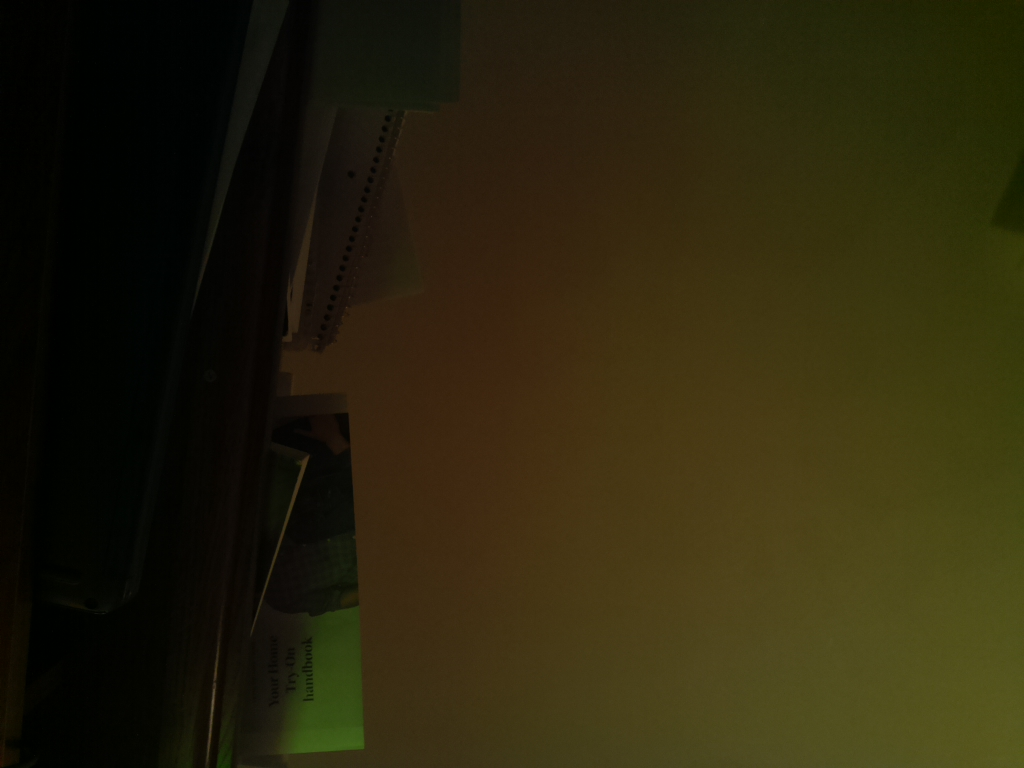
#> input picture image_A.jpg, 1024 x 768 px
$ python boom_track_debug.py
#> lines starting #> are read from the running program, lines starting #| are printed output that depends on the picture; after the words box and inside, x2 and y2 are one past the last pixel; in counts of white or black regions, pixels touching at a corner belong together
# -*- coding: utf-8 -*-
"""
This script will serve as the main function set used for the operations of boom
tracking algorithm.

"""

import cv2
import numpy as np
from matplotlib import pyplot as plt


def threshhold_images(image_A, image_B):
    #
    #img_gray_A = cv2.cvtColor(image_A, cv2.COLOR_BGR2GRAY)
    #img_gray_B = cv2.cvtColor(image_B, cv2.COLOR_BGR2GRAY)
    img_gray_A = image_A
    img_gray_B = image_B
    #
    gaus_adapt_A = cv2.adaptiveThreshold(img_gray_A, 255, cv2.ADAPTIVE_THRESH_GAUSSIAN_C, \
                                       cv2.THRESH_BINARY, 91, 12)
    gaus_adapt_B = cv2.adaptiveThreshold(img_gray_B, 255, cv2.ADAPTIVE_THRESH_GAUSSIAN_C, \
                                       cv2.THRESH_BINARY, 91, 12)

    return gaus_adapt_A, gaus_adapt_B
##


image_A = cv2.imread('image_A.jpg', 1)
#> image_A is the input picture: shape (768, 1024, 3); mean B, G, R 12.6, 36.2, 41.9
img_gray_A = cv2.cvtColor(image_A, cv2.COLOR_BGR2GRAY)
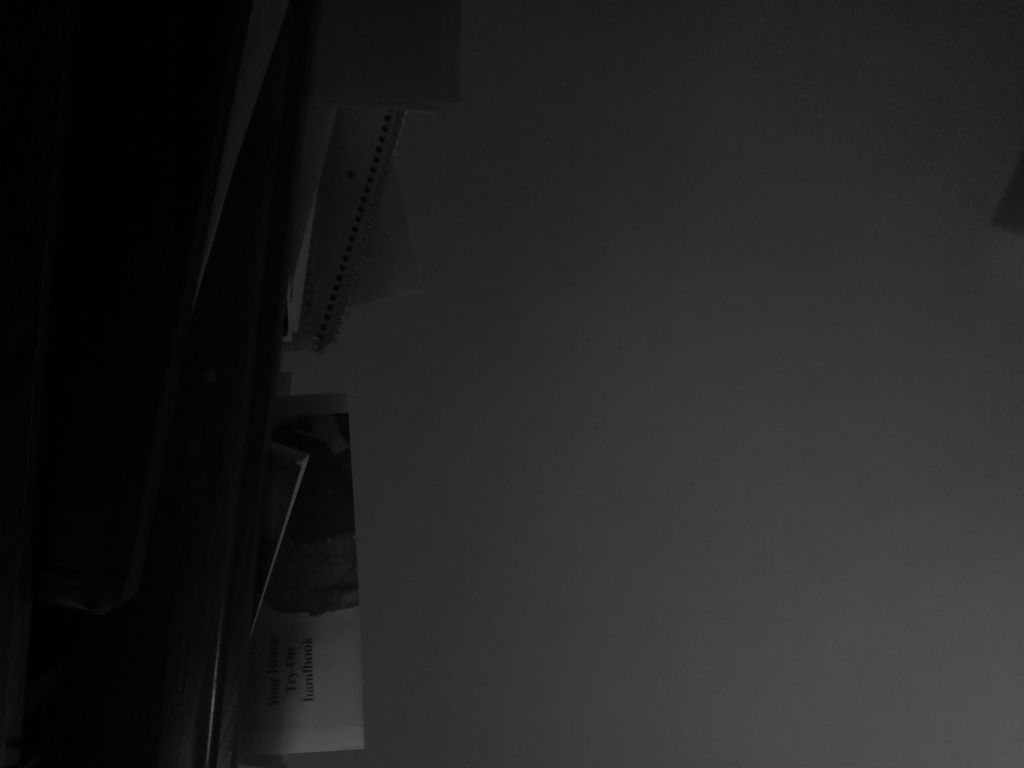
#> img_gray_A: shape (768, 1024); min 0, max 89, mean 35.2
img_gray_B = img_gray_A

gaus_adapt_A, gaus_adapt_B = threshhold_images(img_gray_A, img_gray_B)
#> in threshhold_images, `gaus_adapt_A = cv2.adaptiveThreshold(img_gray_A, 255, cv2.ADAPTIVE_THR..`:
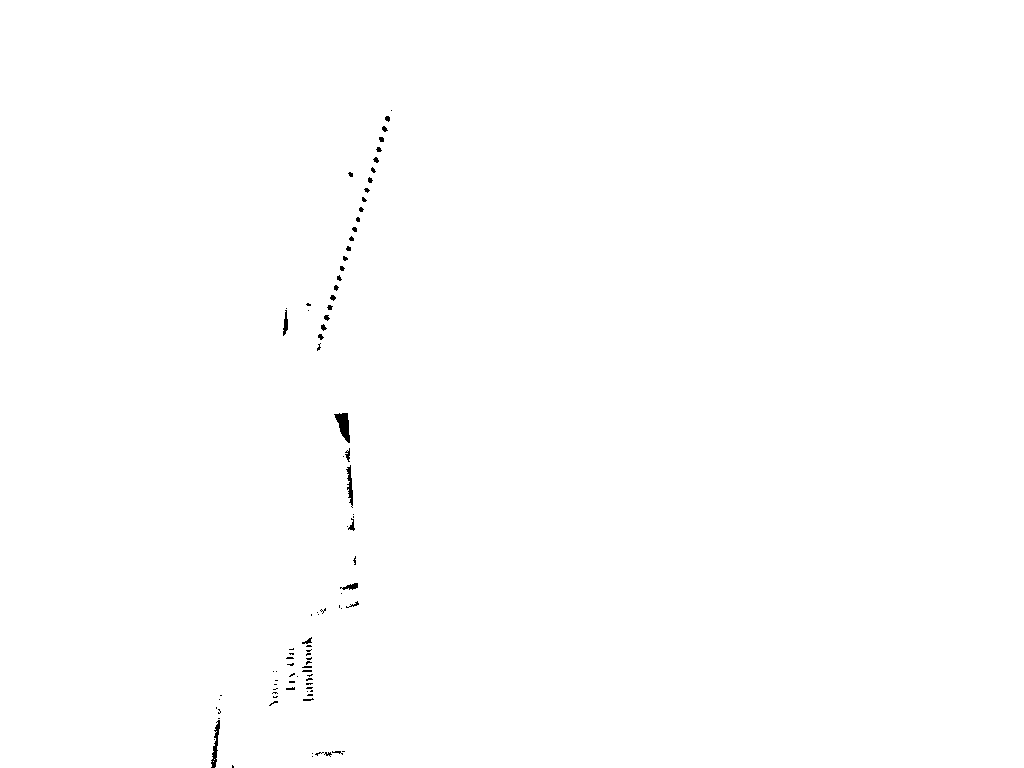
#> gaus_adapt_A: shape (768, 1024); 99.8% white; 94 black regions (67 under 20 px)
cnts_A = cv2.findContours(gaus_adapt_A, 1, 2)
#> cnts_A = 120 contours, 76 with area under 20; largest, box (x1, y1, x2, y2) and area: (0, 0, 1024, 768) 784405, (333, 412, 351, 444) 304, (345, 464, 354, 507) 188, (282, 309, 289, 337) 104, (341, 582, 359, 591) 84
cnts = cnts_A[0]
#> cnts has the same summary as cnts_A

ii = 1;
for c in cnts:
	# compute the center of the contour
    M = cv2.moments(c)
    if int(M["m00"]) != 0:
        cX = int(M["m10"] / M["m00"])
        cY = int(M["m01"] / M["m00"])
   #
    if ii == 1:
#> (the run stopped early here; a loop or call above may not have finished)

$ run again, with image_B.jpg copied over image_A.jpg
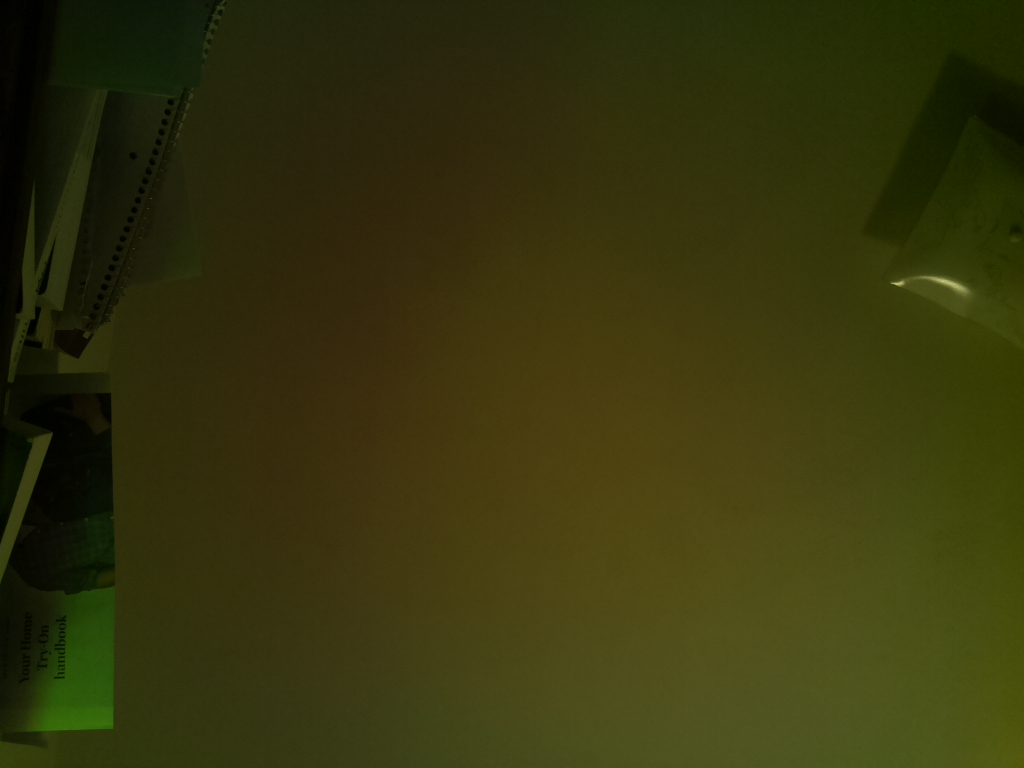
#> input picture image_B.jpg, 1024 x 768 px
#> image_A is the input picture: shape (768, 1024, 3); mean B, G, R 13.1, 52.1, 52.8
#> `img_gray_A = cv2.cvtColor(image_A, cv2.COLOR_BGR2GRAY)`:
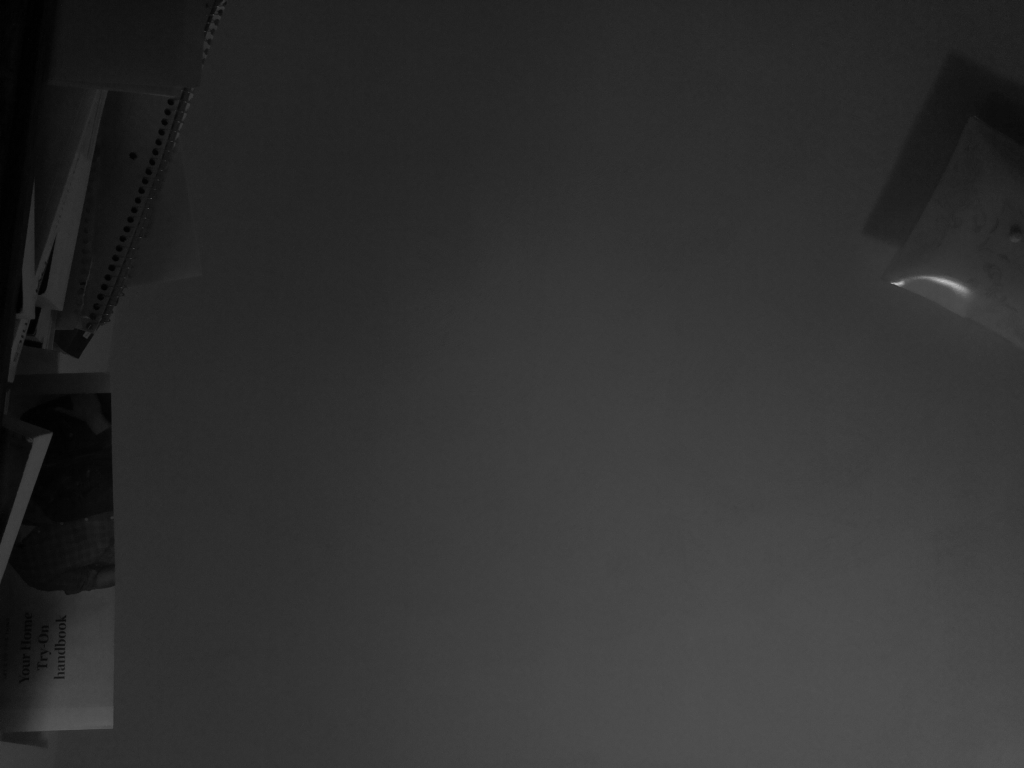
#> img_gray_A: shape (768, 1024); min 0, max 193, mean 47.9
#> in threshhold_images, `gaus_adapt_A = cv2.adaptiveThreshold(img_gray_A, 255, cv2.ADAPTIVE_THR..`:
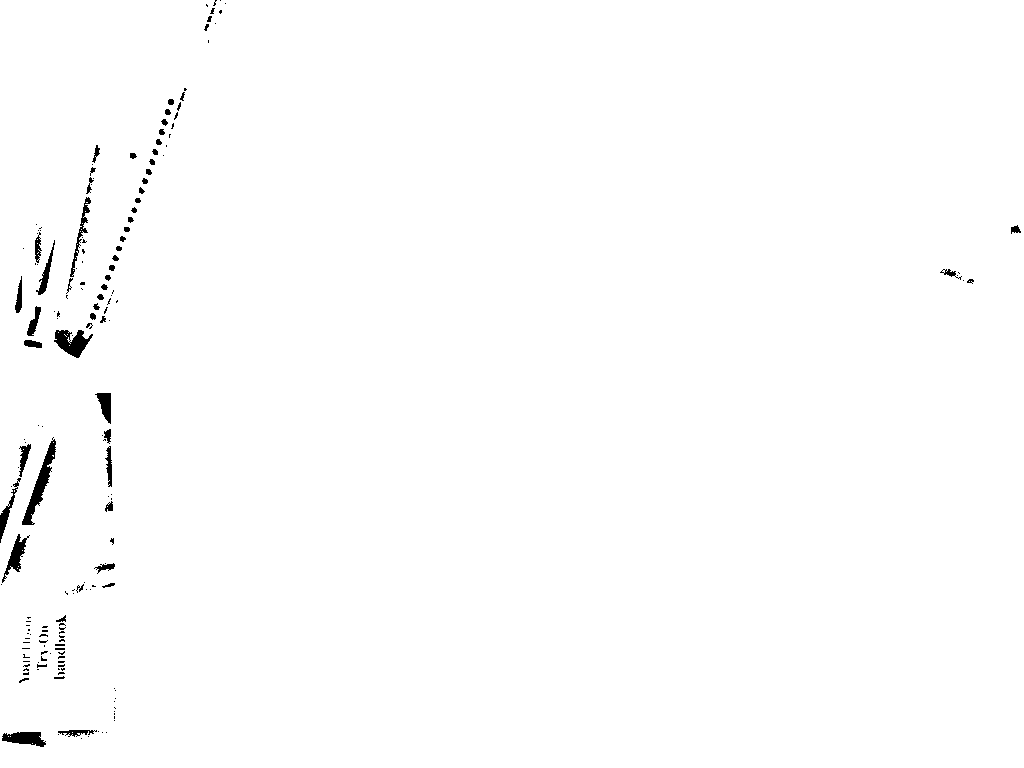
#> gaus_adapt_A: shape (768, 1024); 99.2% white; 181 black regions (119 under 20 px)
#> cnts_A = 281 contours, 202 with area under 20; largest, box (x1, y1, x2, y2) and area: (0, 0, 1024, 768) 784349, (21, 438, 57, 526) 883, (53, 329, 94, 359) 673, (1, 731, 47, 748) 498, (1, 533, 28, 584) 470
#> cnts has the same summary as cnts_A
